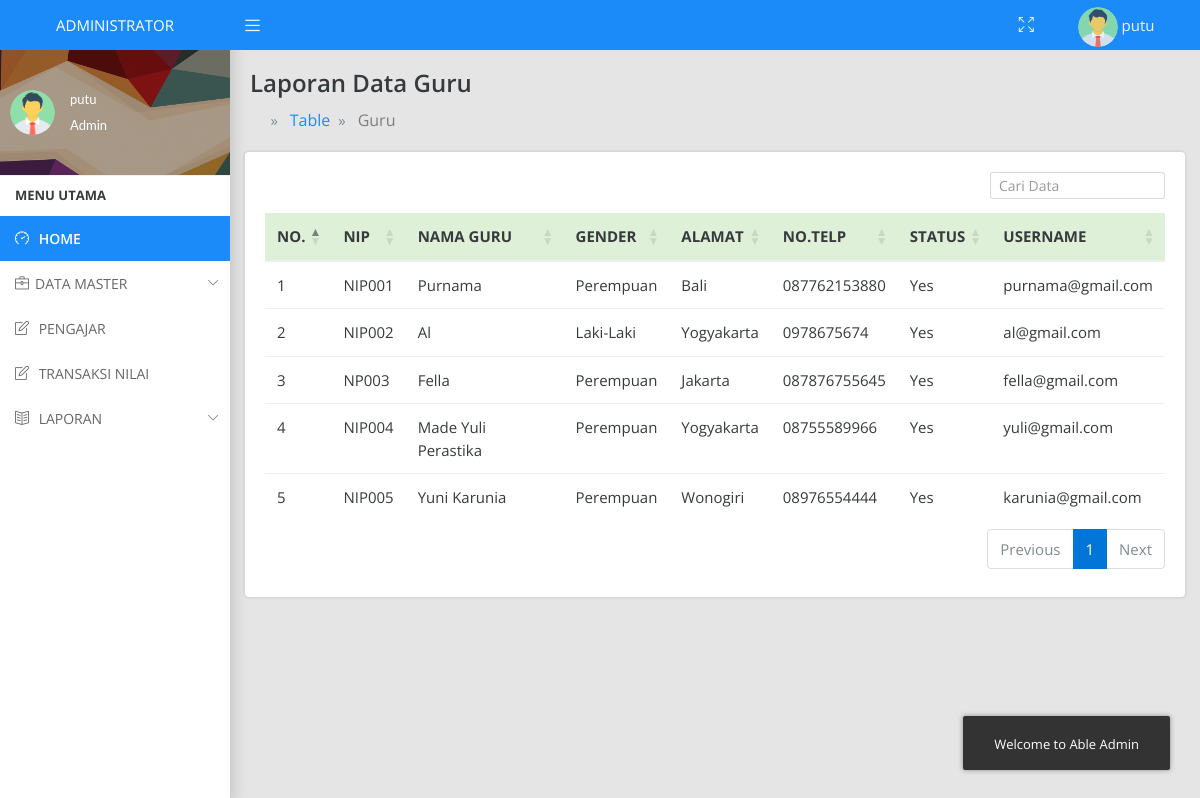
The app's page /index.php?laporan=guru (signed in) with its own data.
### tables this page shows
CREATE TABLE `guru` (
  `id_guru` int(11) NOT NULL AUTO_INCREMENT,
  `nip` varchar(20) DEFAULT NULL,
  `nama_guru` varchar(100) DEFAULT NULL,
  `kelamin` varchar(12) DEFAULT NULL,
  `alamat` varchar(100) DEFAULT NULL,
  `no_telp` varchar(20) DEFAULT NULL,
  `status_aktif` varchar(3) DEFAULT NULL,
  `ussername` varchar(50) DEFAULT NULL,
  `password` varchar(50) DEFAULT NULL,
  `foto` varchar(50) DEFAULT NULL,
  PRIMARY KEY (`id_guru`)
);

### laporan/laporan-data-guru.php (the view)
<div class="container-fluid">
    <div class="row">
        <div class="col-sm-12 p-0">
            <div class="main-header">
                <h4>Laporan Data Guru</h4>
                <ol class="breadcrumb breadcrumb-title breadcrumb-arrow">
                    <li class="breadcrumb-item">
                        <a href="index.php">
                            <i class="icofont icofont-home"></i>
                        </a>
                    </li>
                    <li class="breadcrumb-item"><a href="#">Table</a>
                    </li>
                    <li class="breadcrumb-item"><a href="index.php?laporan=guru">Guru</a>
                    </li>
                </ol>
            </div>
        </div>
    </div>
    <div class="row">
        <div class="col-sm-12">
            <div class="card">
                <div class="card-block">
                    <div class="row">
                        <div class="col-sm-12 table-responsive">
                            <table id="laporanku" class="table" style="width:100%" >
                                <thead>
                                    <tr class="table-success">
                                        <th>NO.</th>
                                        <th>NIP</th>
                                        <th>NAMA GURU</th>
                                        <th>GENDER</th>
                                        <th>ALAMAT</th>
                                        <th>NO.TELP</th>
                                        <th>STATUS</th>
                                        <th>USERNAME</th>
                                    </tr>
                                </thead>
                                <tbody>
                                   <?php
                                   $no=1;
                                   $data=$koneksi->query("SELECT * FROM guru");
                                   while ($guru=$data->fetch_assoc()) {
                                       ?>
                                       <tr>
                                        <td><?= $no ?></td>
                                        <td><?= $guru['nip']?></td>
                                        <td><?= $guru['nama_guru']?></td>
                                        <td><?= $guru['kelamin']?></td>
                                        <td><?= $guru['alamat']?></td>
                                        <td><?= $guru['no_telp']?></td>
                                        <td><?= $guru['status_aktif']?></td>
                                        <td><?= $guru['ussername']?></td>
                                    </tr>
                                    <?php
                                    $no++;
                                }
                                ?>
                            </tbody>
                        </table>
                    </div>
                </div>
            </div>
        </div>
    </div>
</div>

### records on screen
guru: nip "NIP001", nama_guru "Purnama", kelamin "Perempuan", alamat "Bali", no_telp "087762153880", status_aktif "Yes", ussername "purnama@gmail.com"
guru: nip "NIP002", nama_guru "Al", kelamin "Laki-Laki", alamat "Yogyakarta", no_telp "0978675674", status_aktif "Yes", ussername "al@gmail.com"
guru: nip "NP003", nama_guru "Fella", kelamin "Perempuan", alamat "Jakarta", no_telp "087876755645", status_aktif "Yes", ussername "fella@gmail.com"
guru: nip "NIP004", nama_guru "Made Yuli Perastika", kelamin "Perempuan", alamat "Yogyakarta", no_telp "08755589966", status_aktif "Yes", ussername "yuli@gmail.com"
guru: nip "NIP005", nama_guru "Yuni Karunia", kelamin "Perempuan", alamat "Wonogiri", no_telp "08976554444", status_aktif "Yes", ussername "karunia@gmail.com"

### other values on screen
$_SESSION['user']['nama_user'] "putu"
$_SESSION['login'] "Admin"
